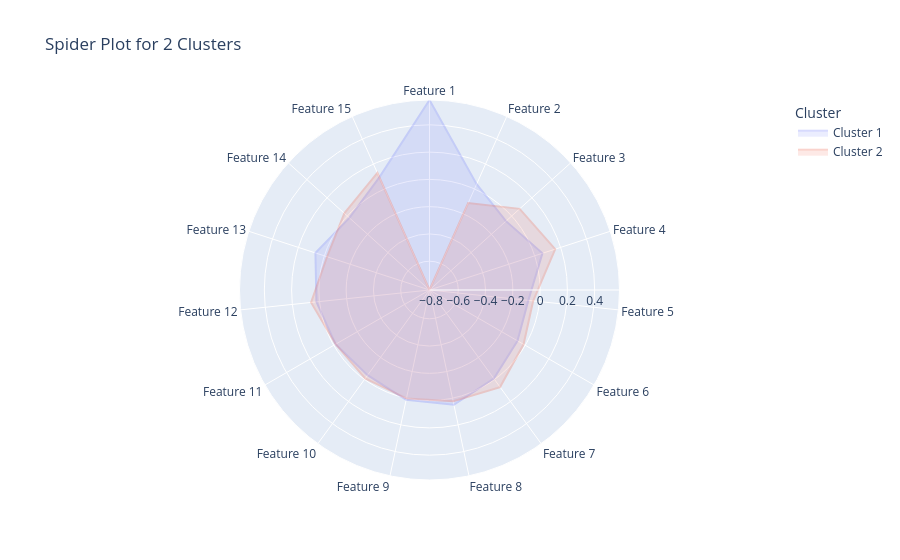

Source (notebook cell):
### Code cell
n_clusters = 2

kmeans = KMeans(n_clusters=n_clusters, random_state=42, max_iter=10000)
labels = kmeans.fit_predict(df_clustering_pca,sample_weight=df_dqi['ponderador'])
# Obtener los centroides
centroids = kmeans.cluster_centers_

# Graficar los centroides en un gráfico radial
plot_centroid_spider_plotly(centroids, n_clusters)

### Figure 1 — Plotly figure (JSON) as saved in the notebook; plotly's stock layout.template omitted (floating-point values rounded to 4 significant figures)
{"data": [{"fill": "toself", "hovertemplate": "Cluster=Cluster 1<br>Value=%{r}<br>Feature=%{theta}<extra></extra>", "legendgroup": "Cluster 1", "line": {"color": "#636efa", "dash": "solid"}, "marker": {"symbol": "circle"}, "mode": "lines", "name": "Cluster 1", "opacity": 0.25, "r": [0.5821, 0.5821, 0.03805, -0.05686, 0.05934, -0.08265, -0.06615, -0.008575, 0.0491, 0.01161, -0.03949, -0.01627, 0.02259, 0.06818, -0.02096, 0.09293, 0.5821], "showlegend": true, "subplot": "polar", "theta": ["Feature 1", "Feature 1", "Feature 2", "Feature 3", "Feature 4", "Feature 5", "Feature 6", "Feature 7", "Feature 8", "Feature 9", "Feature 10", "Feature 11", "Feature 12", "Feature 13", "Feature 14", "Feature 15", "Feature 1"], "type": "scatterpolar"}, {"fill": "toself", "hovertemplate": "Cluster=Cluster 2<br>Value=%{r}<br>Feature=%{theta}<extra></extra>", "legendgroup": "Cluster 2", "line": {"color": "#EF553B", "dash": "solid"}, "marker": {"symbol": "circle"}, "mode": "lines", "name": "Cluster 2", "opacity": 0.25, "r": [-0.8111, -0.8111, -0.1138, 0.07828, 0.1577, -0.04676, -0.01473, 0.06892, 0.0222, 0.001311, -0.009236, -0.01687, 0.06176, -0.02163, 0.02906, 0.1282, -0.8111], "showlegend": true, "subplot": "polar", "theta": ["Feature 1", "Feature 1", "Feature 2", "Feature 3", "Feature 4", "Feature 5", "Feature 6", "Feature 7", "Feature 8", "Feature 9", "Feature 10", "Feature 11", "Feature 12", "Feature 13", "Feature 14", "Feature 15", "Feature 1"], "type": "scatterpolar"}], "layout": {"legend": {"title": {"text": "Cluster"}, "tracegroupgap": 0}, "polar": {"angularaxis": {"direction": "clockwise", "rotation": 90}, "domain": {"x": [0, 1], "y": [0, 1]}}, "title": {"text": "Spider Plot for 2 Clusters"}}}
